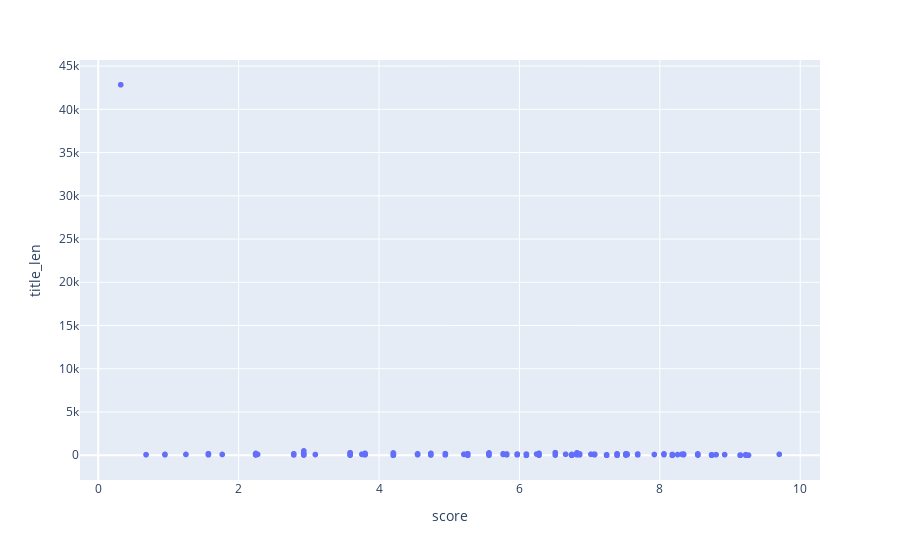

The code cell stored with this chart in its notebook:
### Code cell
fig = px.scatter(df3, x = 'score', y = 'title_len')
fig.show()

### Figure 1 — Plotly figure (JSON) as saved in the notebook; plotly's stock layout.template omitted (floating-point values rounded to 4 significant figures; data arrays with more than 128 entries replaced by an {"elided": "..."} marker saying what was removed)
{"data": [{"hovertemplate": "score=%{x}<br>title_len=%{y}<extra></extra>", "legendgroup": "", "marker": {"color": "#636efa", "symbol": "circle"}, "mode": "markers", "name": "", "showlegend": false, "type": "scattergl", "x": {"elided": "14803 float values"}, "xaxis": "x", "y": {"elided": "14803 int values"}, "yaxis": "y"}], "layout": {"legend": {"tracegroupgap": 0}, "margin": {"t": 60}, "xaxis": {"anchor": "y", "domain": [0, 1], "title": {"text": "score"}}, "yaxis": {"anchor": "x", "domain": [0, 1], "title": {"text": "title_len"}}}}
